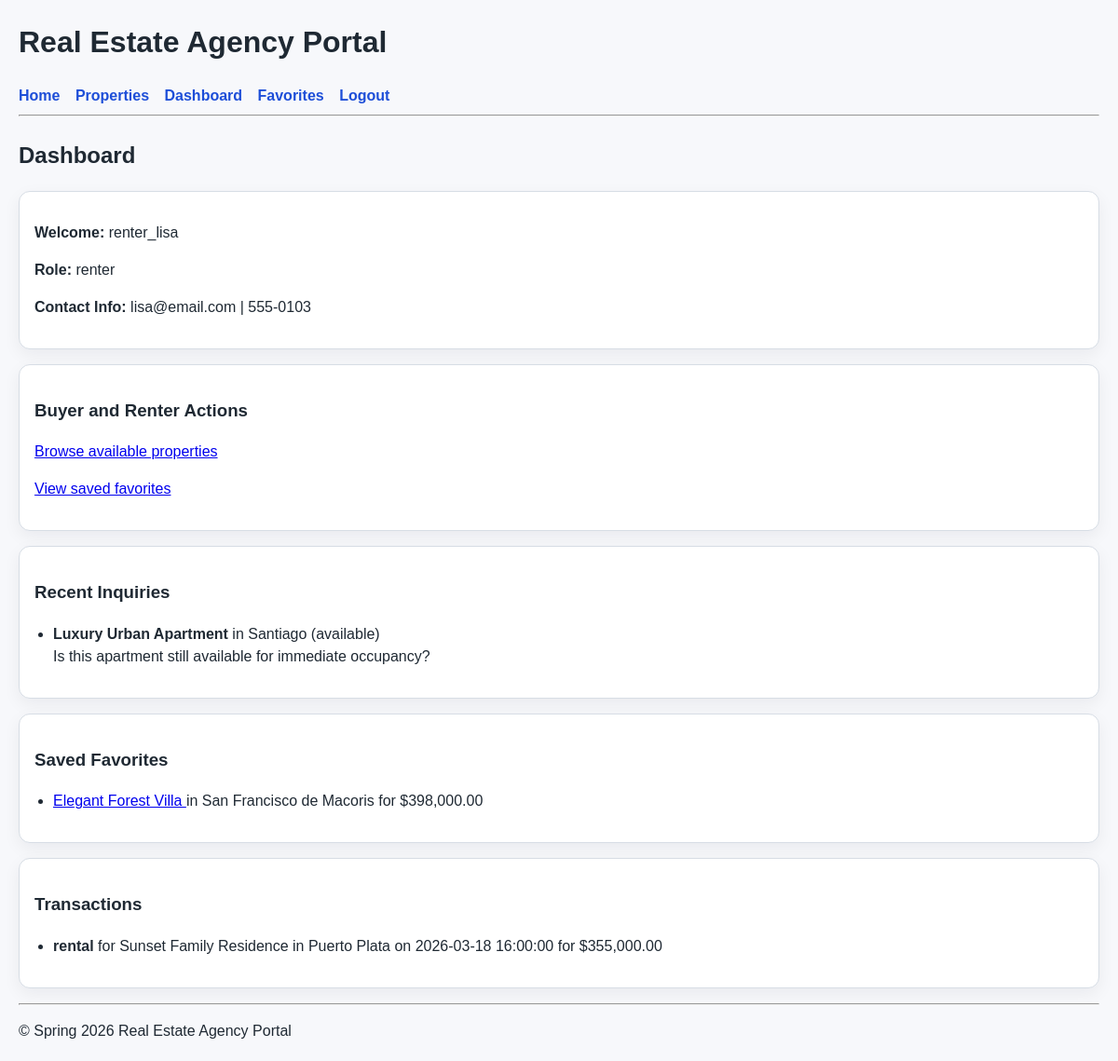
Page /dashboard.php (signed in) on the committed database.
### tables this page shows
CREATE TABLE Users (
    userId INT NOT NULL AUTO_INCREMENT,
    userName VARCHAR(50) NOT NULL UNIQUE,
    contactInfo VARCHAR(200),
    passwordHash VARCHAR(255) NOT NULL,
    userType ENUM('agent', 'buyer', 'renter') NOT NULL,
    PRIMARY KEY (userId)
);

CREATE TABLE Inquiries (
    inquiryId INT NOT NULL AUTO_INCREMENT,
    userId INT NOT NULL,
    propertyId INT NOT NULL,
    message VARCHAR(255) NOT NULL,
    inquiryDate DATETIME NOT NULL,
    PRIMARY KEY (inquiryId),
    CONSTRAINT fk_inquiries_user FOREIGN KEY (userId) REFERENCES Users(userId),
    CONSTRAINT fk_inquiries_property FOREIGN KEY (propertyId) REFERENCES Properties(propertyId)
);

CREATE TABLE Properties (
    propertyId INT NOT NULL AUTO_INCREMENT,
    title VARCHAR(100) NOT NULL,
    propertyType VARCHAR(50) NOT NULL,
    address VARCHAR(200) NOT NULL,
    city VARCHAR(100) NOT NULL,
    price DECIMAL(12,2) NOT NULL,
    status ENUM('available', 'sold', 'rented') NOT NULL DEFAULT 'available',
    imagePath VARCHAR(255) NULL,
    agentId INT NOT NULL,
    PRIMARY KEY (propertyId),
    CONSTRAINT fk_properties_agent FOREIGN KEY (agentId) REFERENCES Users(userId)
);

CREATE TABLE Favorites (
    favoriteId INT NOT NULL AUTO_INCREMENT,
    userId INT NOT NULL,
    propertyId INT NOT NULL,
    savedDate DATETIME NOT NULL,
    PRIMARY KEY (favoriteId),
    CONSTRAINT fk_favorites_user FOREIGN KEY (userId) REFERENCES Users(userId),
    CONSTRAINT fk_favorites_property FOREIGN KEY (propertyId) REFERENCES Properties(propertyId),
    CONSTRAINT uq_favorite_user_property UNIQUE (userId, propertyId)
);

CREATE TABLE Transactions (
    transactionId INT NOT NULL AUTO_INCREMENT,
    propertyId INT NOT NULL,
    userId INT NOT NULL,
    transactionType ENUM('sale', 'rental') NOT NULL,
    transactionDate DATETIME NOT NULL,
    amount DECIMAL(12,2) NOT NULL,
    PRIMARY KEY (transactionId),
    CONSTRAINT fk_transactions_property FOREIGN KEY (propertyId) REFERENCES Properties(propertyId),
    CONSTRAINT fk_transactions_user FOREIGN KEY (userId) REFERENCES Users(userId)
);

### RealEstateDatabase.php (called while the page is built, shortened)
<?php
require_once __DIR__ . '/Database.php';
class RealEstateDatabase {
    private PDO $conn;
    public function __construct() {
        $database = new Database();
        $this->conn = $database->connect();
    }
    public function getUserDetails(int $userId): array {
        $userSql = "SELECT * FROM Users WHERE userId = :userId";
        $userStmt = $this->conn->prepare($userSql);
        $userStmt->execute([':userId' => $userId]);
        $user = $userStmt->fetch();
        $inquiriesSql = "SELECT i.inquiryId, i.message, i.inquiryDate, p.propertyId, p.title, p.city, p.status, p.imagePath
                         FROM Inquiries i
                         JOIN Properties p ON i.propertyId = p.propertyId
                         WHERE i.userId = :userId
                         ORDER BY i.inquiryDate DESC";
        $inquiriesStmt = $this->conn->prepare($inquiriesSql);
        $inquiriesStmt->execute([':userId' => $userId]);
        $favoritesSql = "SELECT f.favoriteId, f.savedDate, p.propertyId, p.title, p.city, p.price, p.status, p.imagePath
                         FROM Favorites f
                         JOIN Properties p ON f.propertyId = p.propertyId
                         WHERE f.userId = :userId
                         ORDER BY f.savedDate DESC";
        $favoritesStmt = $this->conn->prepare($favoritesSql);
        $favoritesStmt->execute([':userId' => $userId]);
        $transactionsSql = "SELECT t.transactionId, t.transactionType, t.transactionDate, t.amount,
                                   p.propertyId, p.title, p.city, p.imagePath
                            FROM Transactions t
                            JOIN Properties p ON t.propertyId = p.propertyId
                            WHERE t.userId = :userId
                            ORDER BY t.transactionDate DESC";
        $transactionsStmt = $this->conn->prepare($transactionsSql);
        $transactionsStmt->execute([':userId' => $userId]);
        return [
            'user' => $user,
            'inquiries' => $inquiriesStmt->fetchAll(),
            'favorites' => $favoritesStmt->fetchAll(),
            'transactions' => $transactionsStmt->fetchAll()
        ];
    }
}
?>

### Database.php (called while the page is built, shortened)
<?php
class Database {
    private ?PDO $conn = null;
    public function connect(): PDO {
        if ($this->conn === null) {
            try {
                $dsn = "mysql:host=" . DB_HOST . ";dbname=" . DB_NAME . ";charset=utf8mb4";
                $this->conn = new PDO($dsn, DB_USER, DB_PASS, [
                    PDO::ATTR_ERRMODE => PDO::ERRMODE_EXCEPTION,
                    PDO::ATTR_DEFAULT_FETCH_MODE => PDO::FETCH_ASSOC
                ]);
            } catch (PDOException $e) {
                die("Database connection failed: " . $e->getMessage());
            }
        }
        return $this->conn;
    }
}
?>

### dashboard.php (the view, shortened to what this page needs)
<?php
require_once 'classes/RealEstateDatabase.php';
$db = new RealEstateDatabase();
$user = $_SESSION['user'];
$userDetails = $db->getUserDetails((int)$user['userId']);
$profile = $userDetails['user'] ?? $user;
$inquiries = $userDetails['inquiries'] ?? [];
$favorites = $userDetails['favorites'] ?? [];
$transactions = $userDetails['transactions'] ?? [];
?>
<?php include 'includes/header.php'; ?>
<h2>Dashboard</h2>
<div class="card">
    <p><strong>Welcome:</strong> <?= htmlspecialchars($profile['userName']) ?></p>
    <p><strong>Role:</strong> <?= htmlspecialchars($profile['userType']) ?></p>
    <p><strong>Contact Info:</strong> <?= htmlspecialchars($profile['contactInfo'] ?? 'Not provided') ?></p>
</div>
<?php if (in_array($profile['userType'], ['buyer', 'renter'], true)): ?>
    <div class="card">
        <h3>Buyer and Renter Actions</h3>
        <p><a href="properties.php">Browse available properties</a></p>
        <p><a href="favorites.php">View saved favorites</a></p>
    </div>
<?php endif; ?>
<div class="card">
    <h3>Recent Inquiries</h3>
    <?php if (!$inquiries): ?>
        <p>No inquiries found for this account.</p>
    <?php else: ?>
        <ul>
            <?php foreach ($inquiries as $inquiry): ?>
                <li>
                    <strong><?= htmlspecialchars($inquiry['title']) ?></strong>
                    in <?= htmlspecialchars($inquiry['city']) ?>
                    (<?= htmlspecialchars($inquiry['status']) ?>)<br>
                    <?= htmlspecialchars($inquiry['message']) ?>
                </li>
            <?php endforeach; ?>
        </ul>
    <?php endif; ?>
</div>
<div class="card">
    <h3>Saved Favorites</h3>
    <?php if (!$favorites): ?>
        <p>No favorite properties saved yet.</p>
    <?php else: ?>
        <ul>
            <?php foreach ($favorites as $favorite): ?>
                <li>
                    <a href="property_details.php?id=<?= (int)$favorite['propertyId'] ?>">
                        <?= htmlspecialchars($favorite['title']) ?>
                    </a>
                    in <?= htmlspecialchars($favorite['city']) ?>
                    for $<?= number_format((float)$favorite['price'], 2) ?>
                </li>
            <?php endforeach; ?>
        </ul>
    <?php endif; ?>
</div>
<div class="card">
    <h3>Transactions</h3>
    <?php if (!$transactions): ?>
        <p>No transactions recorded for this account.</p>
    <?php else: ?>
        <ul>
            <?php foreach ($transactions as $transaction): ?>
                <li>
                    <strong><?= htmlspecialchars($transaction['transactionType']) ?></strong>
                    for <?= htmlspecialchars($transaction['title']) ?> in <?= htmlspecialchars($transaction['city']) ?>
                    on <?= htmlspecialchars($transaction['transactionDate']) ?>
                    for $<?= number_format((float)$transaction['amount'], 2) ?>
                </li>
            <?php endforeach; ?>
        </ul>
    <?php endif; ?>
</div>
<?php include 'includes/footer.php'; ?>

### style.css (style rules this page uses)
body { font-family: Arial, sans-serif; margin: 20px; line-height: 1.5; background-color: #f7f8fb; color: #1f2933; }
.card { border: 1px solid #d7dde5; padding: 16px; margin-bottom: 16px; border-radius: 12px; background: #ffffff; box-shadow: 0 6px 18px rgba(15, 23, 42, 0.06); }
ul { padding-left: 20px; }

### rows in the picture
users: userName "renter_lisa", userType "renter", contactInfo "lisa@email.com | 555-0103"
inquiries: propertyId.title "Luxury Urban Apartment", propertyId.city "Santiago", propertyId.status "available", message "Is this apartment still available for immediate occupancy?"
favorites: propertyId.title "Elegant Forest Villa", propertyId.city "San Francisco de Macoris", propertyId.price "398,000.00"
transactions: transactionType "rental", propertyId.title "Sunset Family Residence", propertyId.city "Puerto Plata", transactionDate "2026-03-18 16:00:00", amount "355,000.00"
